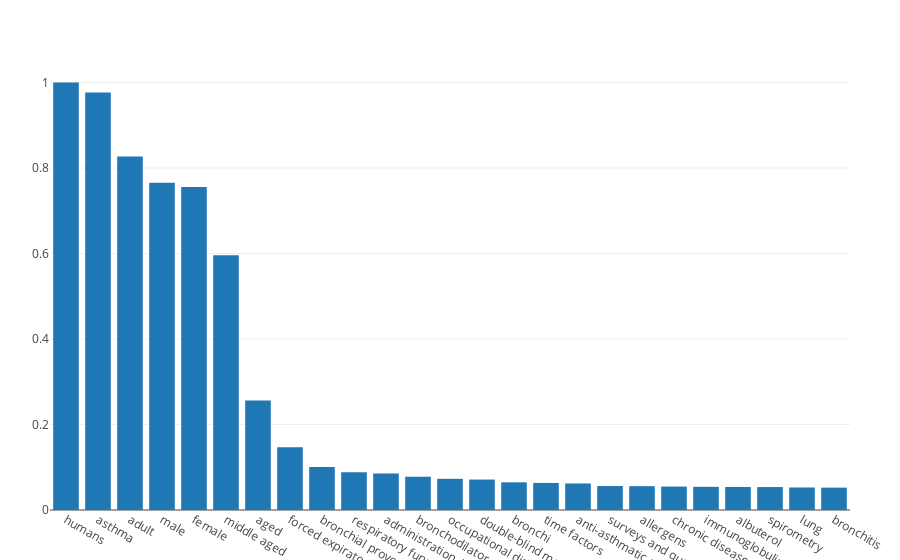

Write notebook code for a chart like this one.
### Code cell
plot(bar(x=mesh_descrips_adult[1:25,:mesh_descriptor], y=mesh_descrips_adult[1:25,:freq]))

### Figure 1 — Plotly figure (JSON) as saved in the notebook; plotly's stock layout.template omitted (floating-point values rounded to 4 significant figures)
{"data": [{"y": [1.0, 0.9765, 0.8272, 0.7658, 0.7557, 0.5962, 0.2561, 0.1471, 0.1006, 0.08816, 0.08536, 0.07787, 0.07298, 0.07124, 0.06473, 0.06328, 0.06205, 0.05605, 0.05571, 0.05482, 0.05423, 0.05376, 0.05367, 0.05269, 0.05231], "type": "bar", "x": ["humans", "asthma", "adult", "male", "female", "middle aged", "aged", "forced expiratory volume", "bronchial provocation tests", "respiratory function tests", "administration, inhalation", "bronchodilator agents", "occupational diseases", "double-blind method", "bronchi", "time factors", "anti-asthmatic agents", "surveys and questionnaires", "allergens", "chronic disease", "immunoglobulin e", "albuterol", "spirometry", "lung", "bronchitis"]}], "layout": {"margin": {"r": 50, "l": 50, "b": 50, "t": 60}}}
